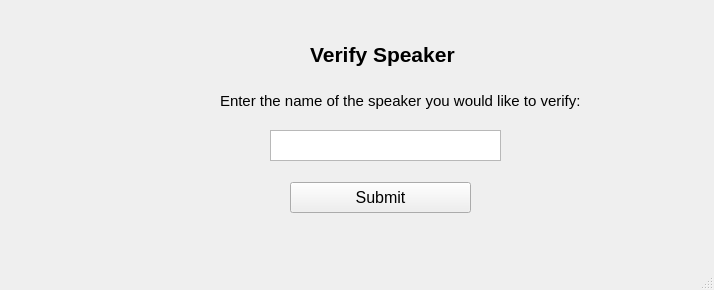
<?xml version="1.0" encoding="UTF-8"?>
<ui version="4.0">
 <class>verifySpeaker</class>
 <widget class="QMainWindow" name="verifySpeaker">
  <property name="geometry">
   <rect>
    <x>0</x>
    <y>0</y>
    <width>714</width>
    <height>290</height>
   </rect>
  </property>
  <property name="windowTitle">
   <string>MainWindow</string>
  </property>
  <widget class="QWidget" name="centralwidget">
   <widget class="QLabel" name="label">
    <property name="geometry">
     <rect>
      <x>310</x>
      <y>39</y>
      <width>551</width>
      <height>31</height>
     </rect>
    </property>
    <property name="font">
     <font>
      <pointsize>16</pointsize>
      <weight>75</weight>
      <bold>true</bold>
     </font>
    </property>
    <property name="text">
     <string>Verify Speaker</string>
    </property>
   </widget>
   <widget class="QTextEdit" name="name">
    <property name="geometry">
     <rect>
      <x>270</x>
      <y>130</y>
      <width>231</width>
      <height>31</height>
     </rect>
    </property>
   </widget>
   <widget class="QLabel" name="label_2">
    <property name="geometry">
     <rect>
      <x>220</x>
      <y>90</y>
      <width>361</width>
      <height>21</height>
     </rect>
    </property>
    <property name="font">
     <font>
      <pointsize>11</pointsize>
     </font>
    </property>
    <property name="text">
     <string>Enter the name of the speaker you would like to verify: </string>
    </property>
   </widget>
   <widget class="QPushButton" name="pushButton">
    <property name="geometry">
     <rect>
      <x>290</x>
      <y>182</y>
      <width>181</width>
      <height>31</height>
     </rect>
    </property>
    <property name="font">
     <font>
      <pointsize>12</pointsize>
     </font>
    </property>
    <property name="text">
     <string>Submit</string>
    </property>
   </widget>
  </widget>
  <widget class="QMenuBar" name="menubar">
   <property name="geometry">
    <rect>
     <x>0</x>
     <y>0</y>
     <width>714</width>
     <height>21</height>
    </rect>
   </property>
  </widget>
  <widget class="QStatusBar" name="statusbar"/>
 </widget>
 <resources/>
 <connections/>
</ui>
